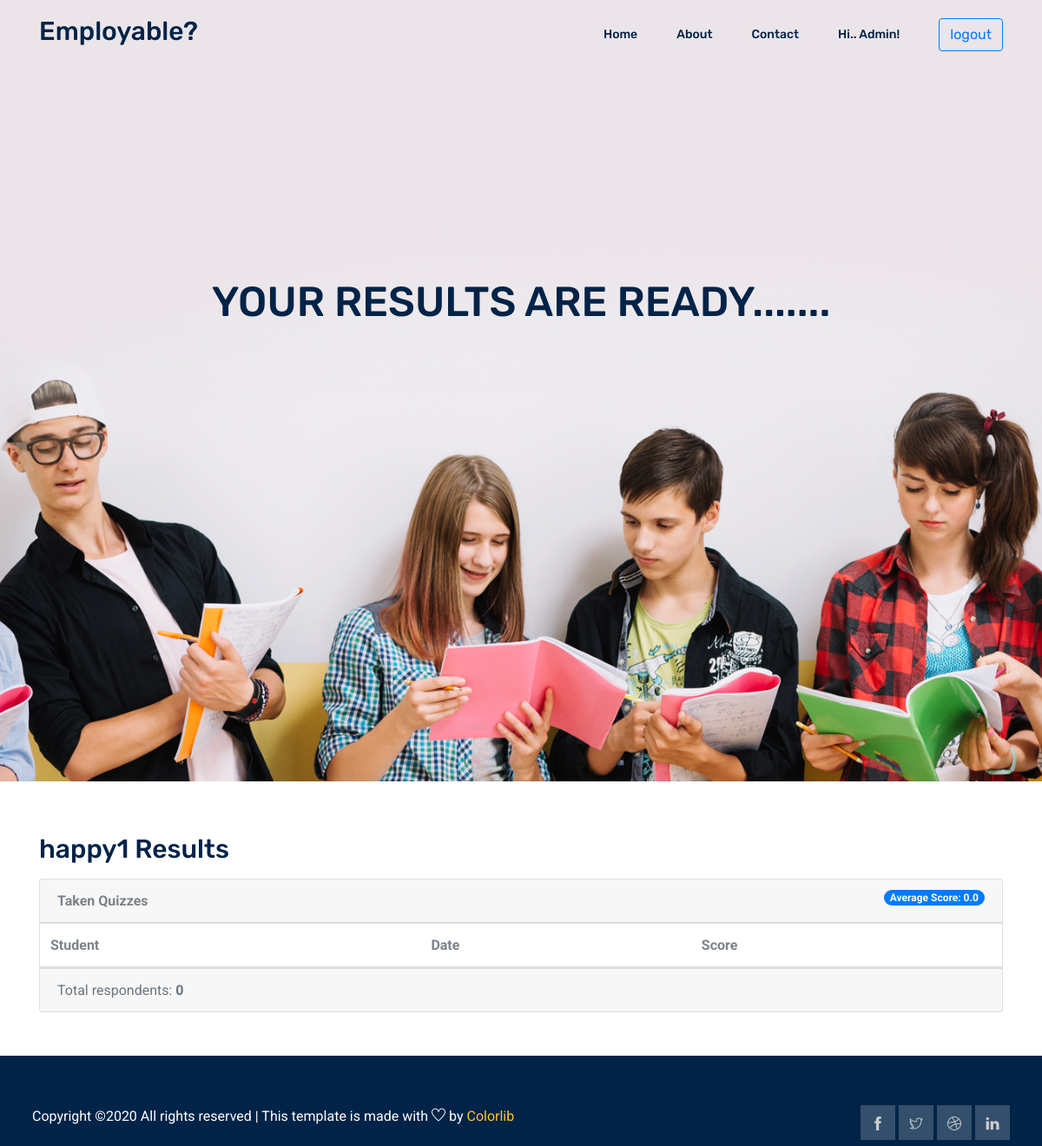
Before: /company/quiz/2/results/ (signed in) with the older database file.
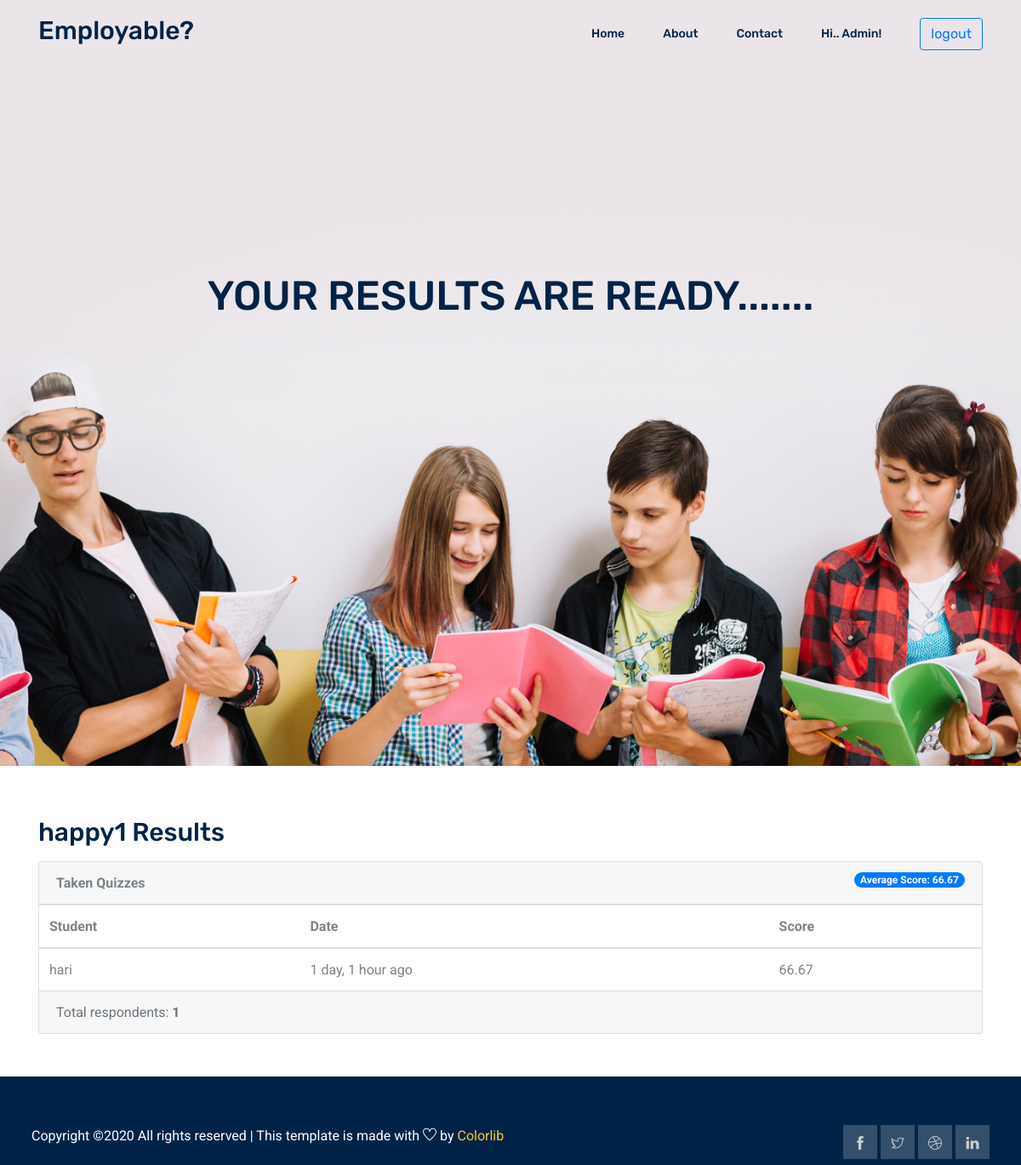
After: the same page with the newer database file.
### student/models.py (models this page shows, shortened)
class TakenQuiz(models.Model):
    student = models.ForeignKey(Student, on_delete=models.CASCADE, related_name='taken_quizzes')
    quiz = models.ForeignKey(Quiz, on_delete=models.CASCADE, related_name='taken_quizzes')
    score = models.FloatField()
    date = models.DateTimeField(auto_now_add=True)

class Student(models.Model):
    user = models.OneToOneField(User, on_delete=models.CASCADE, primary_key=True)
    quizzes = models.ManyToManyField(Quiz, through='TakenQuiz')
    interests = models.ManyToManyField(Subject, related_name='interested_students')
    AdharNumber = models.IntegerField(default=None,unique=True,blank=True)

### accounts/models.py (models this page shows)
class User(AbstractUser):
    is_student = models.BooleanField(default=False)
    is_company = models.BooleanField(default=False)
    has_details = models.BooleanField(default=False)
    about = models.TextField(max_length=1000)
    image = models.ImageField(upload_to='main_image',blank = True, null = True)
    website = models.CharField(max_length=40)

### company/views.py (the view)
# urls.py: path('quiz/<int:pk>/results/', views.QuizResultsView.as_view(), name='results'),
class QuizResultsView(DetailView):
    model = Quiz
    context_object_name = 'quiz'
    template_name = 'company/quiz_results.html'
    def get_context_data(self, **kwargs):
        quiz = self.get_object()
        taken_quizzes = quiz.taken_quizzes.select_related('student__user').order_by('-date')
        total_taken_quizzes = taken_quizzes.count()
        quiz_score = quiz.taken_quizzes.aggregate(average_score=Avg('score'))
        extra_context = {
            'taken_quizzes': taken_quizzes,
            'total_taken_quizzes': total_taken_quizzes,
            'quiz_score': quiz_score
        }
        kwargs.update(extra_context)
        return super().get_context_data(**kwargs)
    def get_queryset(self):
        return self.request.user.quizzes.all()

### templates/company/quiz_results.html (shortened to what this page needs)
{% extends 'base.html' %}
{% load crispy_forms_tags humanize %}
{% load crispy_forms_tags %}
{% block body %}
<section class="home_banner_area">
   <div class="banner_inner">
     <div class="container">
       <div class="row">
         <div class="col-lg-12">
           <div class="banner_content text-center">
             <h2 class="text-uppercase mt-4 mb-5">
               Your results are ready.......
             </h2>
           </div>
         </div>
       </div>
     </div>
   </div>
 </section>
    <div class = 'container' style= 'margin-top:60px'>
        {% if user.is_authenticated %}
{% if request.user.is_company %}
  <h2 class="mb-3">{{ quiz.name }} Results</h2>
  <div class="card">
    <div class="card-header">
      <strong>Taken Quizzes</strong>
      <span class="badge badge-pill badge-primary float-right">Average Score: {{ quiz_score.average_score|default_if_none:0.0 }}</span>
    </div>
    <table class="table mb-0">
      <thead>
        <tr>
          <th>Student</th>
          <th>Date</th>
          <th>Score</th>
        </tr>
      </thead>
      <tbody>
        {% for taken_quiz in taken_quizzes %}
          <tr>
            <td>{{ taken_quiz.student.user.username }}</td>
            <td>{{ taken_quiz.date|naturaltime }}</td>
            <td>{{ taken_quiz.score }}</td>
          </tr>
        {% endfor %}
      </tbody>
    </table>
    <div class="card-footer text-muted">
      Total respondents: <strong>{{ total_taken_quizzes }}</strong>
    </div>
  </div>
{%else%}
<p>you need to login as a company first</p>
{% endif %}
{% else %}
<p>you need to login first</p>
{% endif %}
</div>
 {% endblock %}

Changed rows visible on the page:
added TakenQuiz: student.user.username "hari", date "1 day, 1 hour ago", score "66.67"
Other visible differences:
{{ quiz_score.average_score|default_if_none:0.0 }}: "0.0" → "66.67"
{{ total_taken_quizzes }}: "0" → "1"
